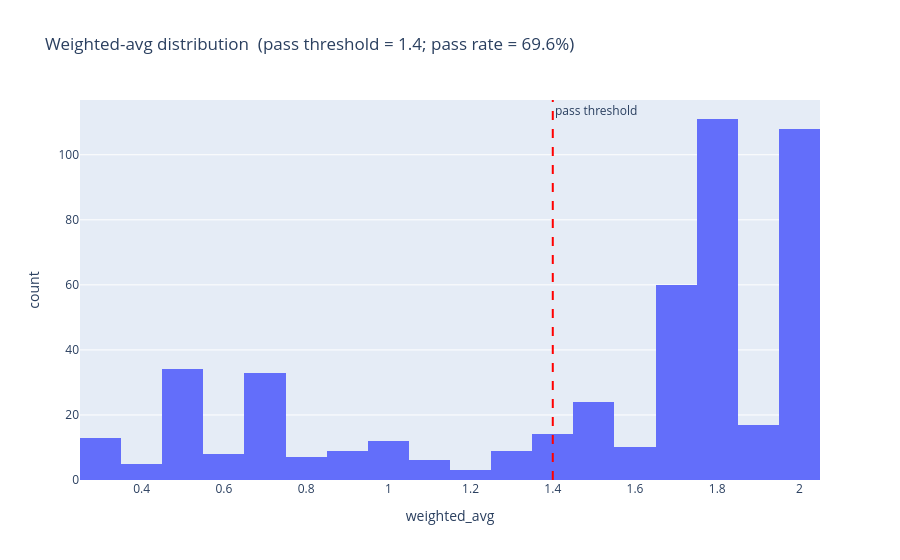

Here is the notebook cell this chart was saved with:
### Markdown cell above
## Weighted-avg histogram

### Code cell
fig = px.histogram(
    df, x="weighted_avg", nbins=20,
    title=f"Weighted-avg distribution  (pass threshold = {PASS_THRESHOLD}; pass rate = {df['pass'].mean():.1%})",
)
fig.add_vline(x=PASS_THRESHOLD, line_dash="dash", line_color="red", annotation_text="pass threshold")
fig.show()

### Figure 1 — Plotly figure (JSON) as saved in the notebook; plotly's stock layout.template omitted (floating-point values rounded to 4 significant figures; data arrays with more than 128 entries replaced by an {"elided": "..."} marker saying what was removed)
{"data": [{"bingroup": "x", "hovertemplate": "weighted_avg=%{x}<br>count=%{y}<extra></extra>", "legendgroup": "", "marker": {"color": "#636efa", "pattern": {"shape": ""}}, "name": "", "nbinsx": 20, "orientation": "v", "showlegend": false, "type": "histogram", "x": {"elided": "484 float values"}, "xaxis": "x", "yaxis": "y"}], "layout": {"annotations": [{"showarrow": false, "text": "pass threshold", "x": 1.4, "xanchor": "left", "xref": "x", "y": 1, "yanchor": "top", "yref": "y domain"}], "barmode": "relative", "legend": {"tracegroupgap": 0}, "shapes": [{"line": {"color": "red", "dash": "dash"}, "type": "line", "x0": 1.4, "x1": 1.4, "xref": "x", "y0": 0, "y1": 1, "yref": "y domain"}], "title": {"text": "Weighted-avg distribution  (pass threshold = 1.4; pass rate = 69.6%)"}, "xaxis": {"anchor": "y", "domain": [0, 1], "title": {"text": "weighted_avg"}}, "yaxis": {"anchor": "x", "domain": [0, 1], "title": {"text": "count"}}}}
